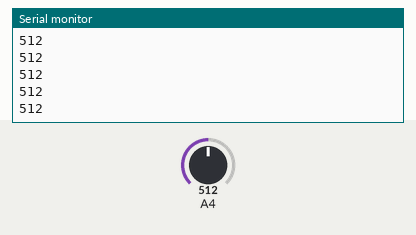
Simulated run of this sketch. Board: Arduino Uno, built with avr-gcc and run on an emulated ATmega328P. Shown: the last lines printed to the serial monitor. Inputs (shaded band) come from the test bench; at power-on: A4 = 512.

Above: at 1.3 s.
1.4 s: A4 set to 716
At 1.41 s:
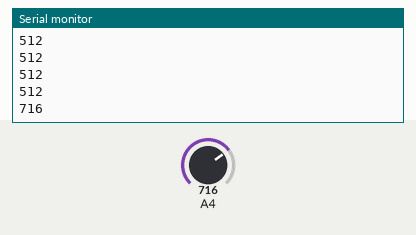
2.9 s: A4 set to 900
At 2.91 s:
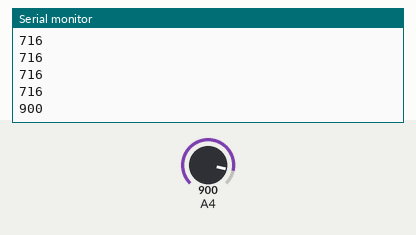
Timing chart, 0 to 5.9 s (numbered marks = the images above; inputs shaded):
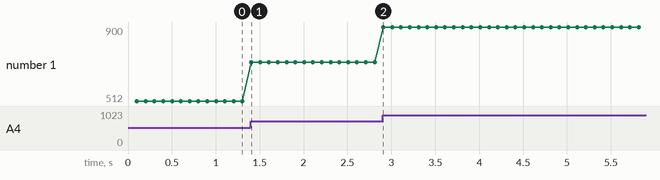

Measured:
- after the input at 1.4 s, the serial monitor: prints a new line at once (image 1)
- after the input at 2.9 s, the serial monitor: prints a new line at once (image 2)
- plotted number 1: 512 → 716 after the input at 1.4 s, 716 → 900 after the input at 2.9 s

The sketch:

Keg_prak1.ino
```cpp
int sensorValue;
void setup() {
  Serial.begin(9600);
  delay(100);

}

void loop() {
  sensorValue = analogRead(4);
  Serial.println(sensorValue);
  delay(100);

}
```
